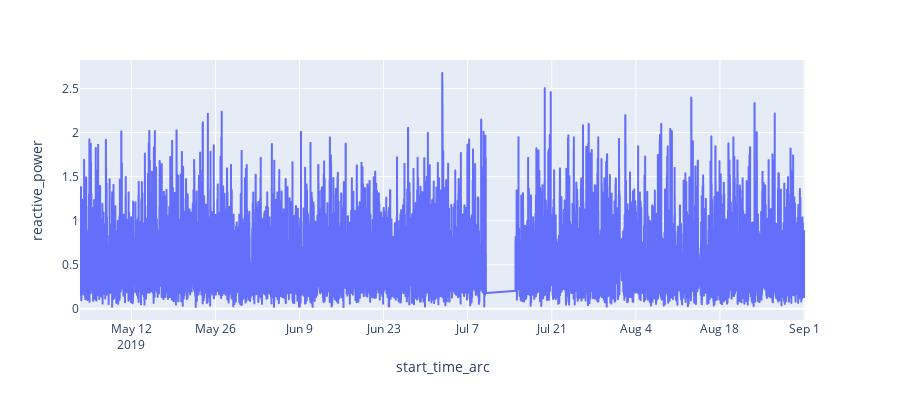

The notebook cell saved with this chart:
### Code cell
px.line(df_arc, x="start_time_arc", y="reactive_power", width=900, height=400).show()

### Figure 1 — Plotly figure (JSON) as saved in the notebook; plotly's stock layout.template omitted (floating-point values rounded to 4 significant figures; data arrays with more than 128 entries replaced by an {"elided": "..."} marker saying what was removed)
{"data": [{"hoverlabel": {"namelength": 0}, "hovertemplate": "start_time_arc=%{x}<br>reactive_power=%{y}", "legendgroup": "", "line": {"color": "#636efa", "dash": "solid"}, "mode": "lines", "name": "", "showlegend": false, "type": "scattergl", "x": {"elided": "14876 str values"}, "xaxis": "x", "y": {"elided": "14876 float values"}, "yaxis": "y"}], "layout": {"height": 400, "legend": {"tracegroupgap": 0}, "margin": {"t": 60}, "width": 900, "xaxis": {"anchor": "y", "domain": [0, 0.98], "title": {"text": "start_time_arc"}}, "yaxis": {"anchor": "x", "domain": [0, 1], "title": {"text": "reactive_power"}}}}
